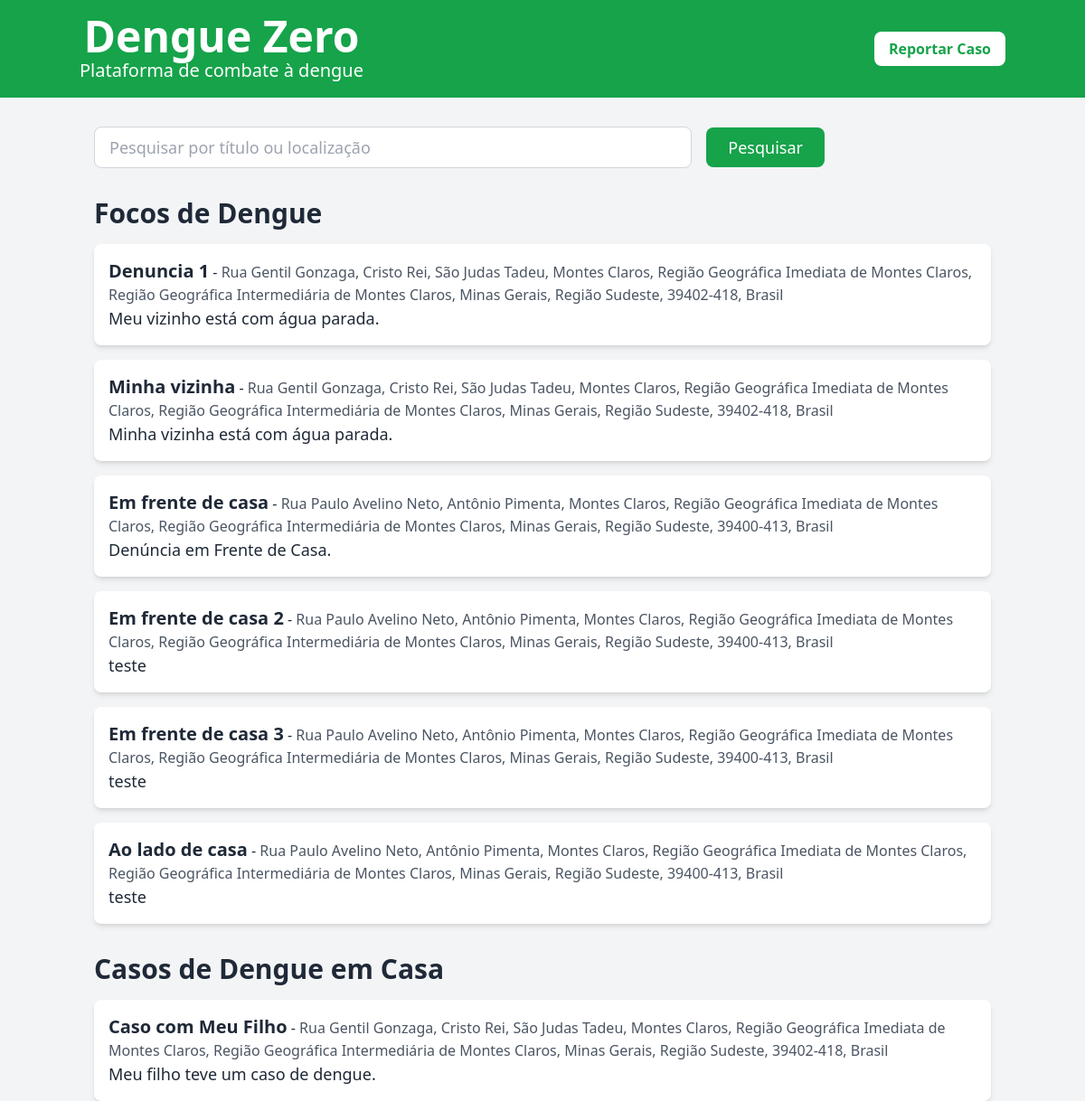
Before: / with the older database file.
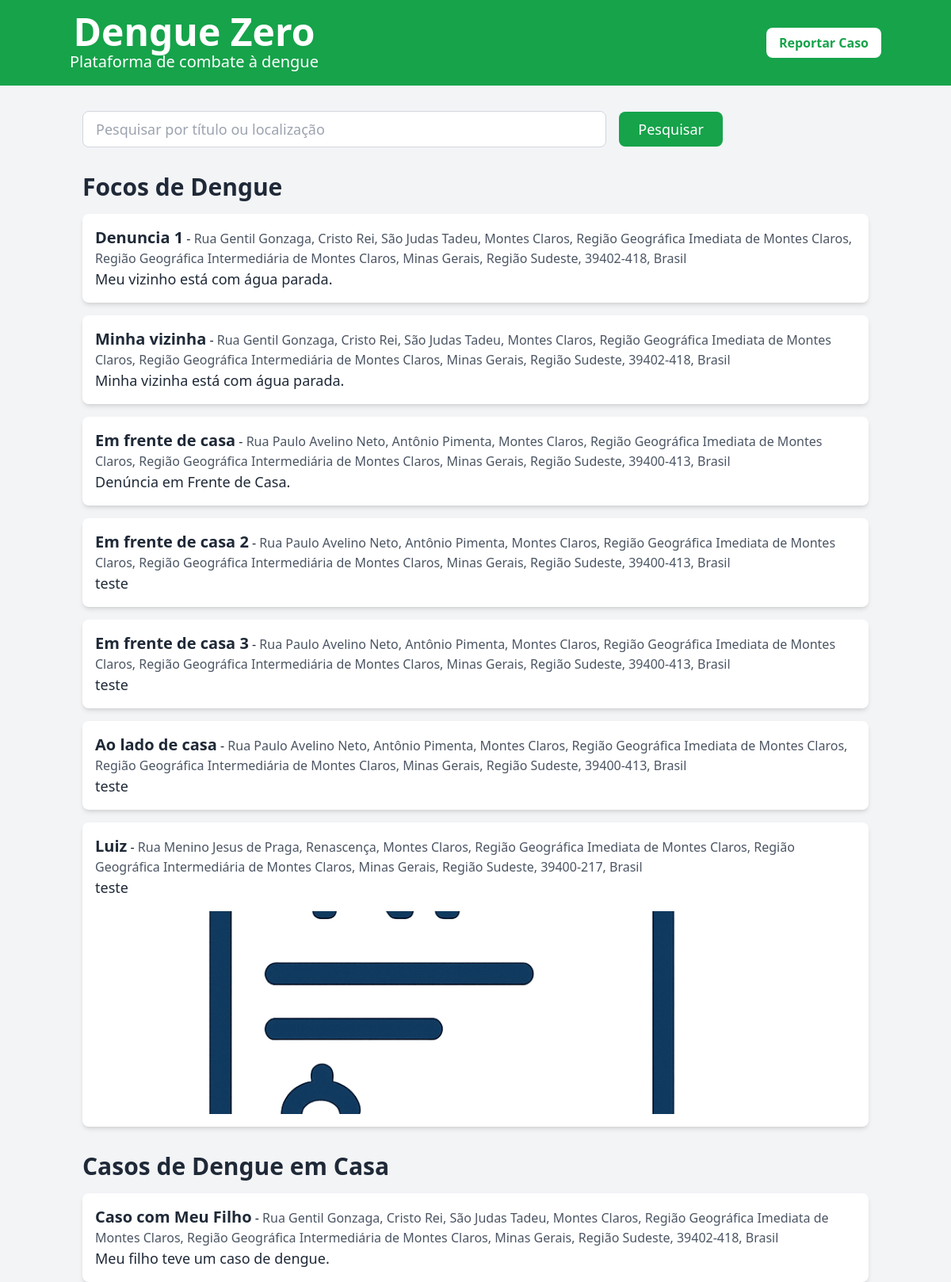
After: the same page with the newer database file.
### reports/models.py (models this page shows, shortened)
class Report(models.Model):
    REPORT_TYPE_CHOICES = [
        ('focus', 'Foco de Dengue'),
        ('case', 'Caso de Dengue em Casa'),
    ]
    report_type = models.CharField(
        max_length=10,
        choices=REPORT_TYPE_CHOICES,
        verbose_name="Tipo de Denúncia",
        default='focus'
    )
    title = models.CharField(max_length=200, verbose_name="Título")
    description = models.TextField(verbose_name="Descrição")
    location = models.CharField(max_length=255, verbose_name="Localização", blank=True, null=True)
    latitude = models.FloatField(verbose_name="Latitude", blank=True, null=True)
    longitude = models.FloatField(verbose_name="Longitude", blank=True, null=True)
    image = models.ImageField(upload_to='reports/', blank=True, null=True, verbose_name="Imagem")  # Campo de imagem
    created_at = models.DateTimeField(auto_now_add=True, verbose_name="Data de Criação")

### reports/views.py (the view)
# urls.py: 2. Add a URL to urlpatterns:  path('', views.home, name='home')
def home(request):
    query = request.GET.get('q', '')  # Captura o termo de busca
    reports = Report.objects.all()
    user_latitude = request.GET.get('latitude')
    user_longitude = request.GET.get('longitude')
    if user_latitude and user_longitude:
        geolocator = Nominatim(user_agent="denguezero")
        location = geolocator.reverse(f"{user_latitude}, {user_longitude}")
        if location:
            user_location = location.address
            reports = reports.filter(location__icontains=user_location)
    if query:
        reports = reports.filter(
            Q(title__icontains=query) | Q(location__icontains=query)
        )
    focus_reports = reports.filter(report_type='focus')  # Focos de Dengue
    case_reports = reports.filter(report_type='case')  # Casos de Dengue em Casa
    return render(request, 'reports/home.html', {
        'focus_reports': focus_reports,
        'case_reports': case_reports,
        'query': query,
    })

### reports/templates/reports/home.html (shortened to what this page needs)
<!DOCTYPE html>
<html>
<head>
    <script src="https://cdn.tailwindcss.com"></script>
</head>
<body class="bg-gray-100 text-gray-800">
    <header class="bg-green-600 text-white py-4">
        <div class="container mx-auto flex justify-between items-center">
            <div class="text-center">
                <h1 class="text-4xl md:text-5xl font-bold">Dengue Zero</h1>
                <p class="text-lg md:text-xl">Plataforma de combate à dengue</p>
            </div>
            <div>
                <a href="{% url 'create_report' %}" class="px-4 py-2 bg-white text-green-600 font-bold rounded-lg hover:bg-gray-200 transition">
                    Reportar Caso
                </a>
            </div>
        </div>
    </header>
    <main class="container mx-auto mt-8 px-4">
        <form method="get" action="" class="mb-8">
            <div class="flex flex-col md:flex-row items-center gap-4">
                <input
                    type="text"
                    name="q"
                    placeholder="Pesquisar por título ou localização"
                    class="w-full md:w-2/3 px-4 py-2 border border-gray-300 rounded-lg focus:outline-none focus:ring-2 focus:ring-green-500 text-base md:text-lg"
                >
                <button
                    type="submit"
                    class="px-6 py-2 bg-green-600 text-white rounded-lg hover:bg-green-700 transition text-base md:text-lg">
                    Pesquisar
                </button>
            </div>
        </form>
        <h2 class="text-2xl md:text-3xl font-bold mb-4">Focos de Dengue</h2>
        <ul class="space-y-4">
            {% for report in focus_reports %}
                <li class="bg-white shadow-md rounded-lg p-4">
                    <strong class="text-lg md:text-xl">{{ report.title }}</strong> -
                    <span class="text-sm md:text-base text-gray-600">{{ report.location }}</span> <br>
                    <p class="text-base md:text-lg">{{ report.description }}</p>
                    {% if report.image %}
                        <img src="{{ report.image.url }}" alt="Imagem do foco de dengue" class="mt-4 rounded-lg w-full max-h-64 object-cover">
                    {% endif %}
                </li>
            {% empty %}
                <p class="text-base md:text-lg text-gray-600">Nenhuma denúncia de foco de dengue encontrada.</p>
            {% endfor %}
        </ul>
        <h2 class="text-2xl md:text-3xl font-bold mt-8 mb-4">Casos de Dengue em Casa</h2>
        <ul class="space-y-4">
            {% for report in case_reports %}
                <li class="bg-white shadow-md rounded-lg p-4">
                    <strong class="text-lg md:text-xl">{{ report.title }}</strong> -
                    <span class="text-sm md:text-base text-gray-600">{{ report.location }}</span> <br>
                    <p class="text-base md:text-lg">{{ report.description }}</p>
                </li>
            {% empty %}
                <p class="text-base md:text-lg text-gray-600">Nenhuma denúncia de caso de dengue encontrada.</p>
            {% endfor %}
        </ul>
    </main>
</body>
</html>

Changed rows visible on the page:
added Report: title "Luiz", location "Rua Menino Jesus de Praga, Renascença, Montes Claros, Região Geográfica Imediata de Montes Claros, Região Geográfica Intermediária de Montes Claros, Minas Gerais, Região Sudeste, 39400-217, Brasil", description "teste", image (picture), shown under "Focos de Dengue"
